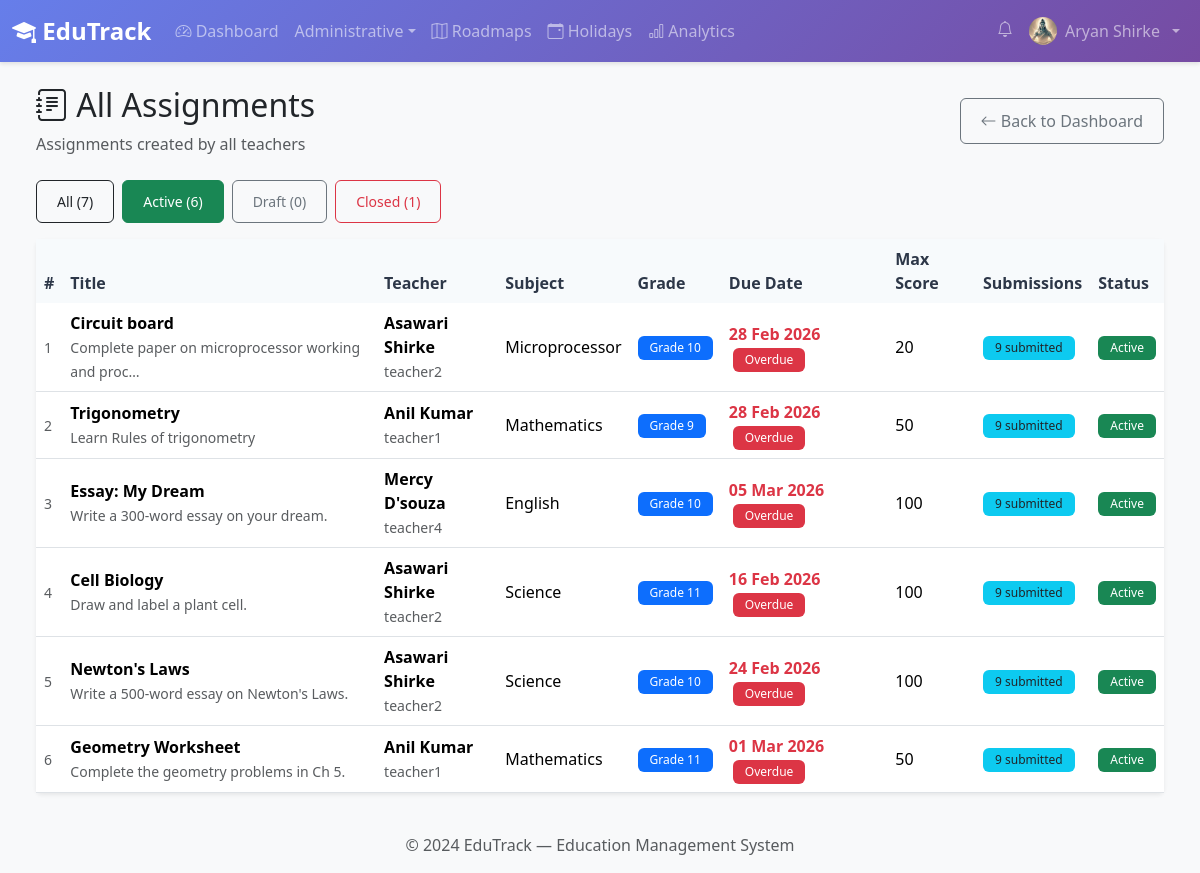
/admin-panel/assignments/ (signed in), run on the app's committed database.
### core/models.py (models this page shows, shortened)
class UserProfile(models.Model):
    ROLE_CHOICES = [
        ('admin', 'Administrator'),
        ('teacher', 'Teacher'),
        ('student', 'Student'),
        ('parent', 'Parent'),
    ]
    user = models.OneToOneField(
        User,
        on_delete=models.CASCADE,
        related_name='profile'
    )
    role = models.CharField(
        max_length=20,
        choices=ROLE_CHOICES,
        default='student'
    )
    phone_number = models.CharField(
        max_length=15,
        blank=True,
        help_text='Contact phone number'
    )
    profile_photo = models.ImageField(
        upload_to='profile_photos/',
        null=True,
        blank=True,
        validators=[validate_image_extension],
        help_text='Profile picture (JPG, PNG, GIF)'
    )
    date_of_birth = models.DateField(null=True, blank=True)
    address = models.TextField(blank=True, help_text='Residential address')
    pending_amount = models.DecimalField(
        max_digits=10,
        decimal_places=2,
        default=0.00,
        help_text='Running total of unpaid/overdue fees (auto-updated)'
    )
    created_at = models.DateTimeField(auto_now_add=True)
    updated_at = models.DateTimeField(auto_now=True)
    class Meta:
        verbose_name = 'User Profile'
        verbose_name_plural = 'User Profiles'
        ordering = ['user__first_name', 'user__last_name']

class Assignment(models.Model):
    STATUS_CHOICES = [
        ('active', 'Active'),
        ('closed', 'Closed'),
        ('draft', 'Draft'),
    ]
    title = models.CharField(max_length=200)
    description = models.TextField(help_text='Detailed assignment instructions')
    created_by = models.ForeignKey(
        User,
        on_delete=models.SET_NULL,
        null=True,
        blank=True,
        related_name='created_assignments'
    )
    subject = models.CharField(max_length=100, blank=True)
    grade = models.CharField(max_length=10, blank=True)
    due_date = models.DateField(help_text='Submission deadline')
    max_score = models.IntegerField(default=100)
    status = models.CharField(max_length=20, choices=STATUS_CHOICES, default='active')
    assignment_file = models.FileField(
        upload_to='assignments/',
        null=True,
        blank=True,
        validators=[validate_file_extension, validate_file_size],
        help_text='Assignment file (PDF, DOC, DOCX — max 10MB)'
    )
    instructions = models.TextField(blank=True)
    created_at = models.DateTimeField(auto_now_add=True)
    updated_at = models.DateTimeField(auto_now=True)
    class Meta:
        verbose_name = 'Assignment'
        verbose_name_plural = 'Assignments'
        ordering = ['-created_at']
        indexes = [
            models.Index(fields=['-created_at']),
            models.Index(fields=['due_date']),
            models.Index(fields=['status']),
        ]
    def is_overdue(self):
        return self.due_date < date.today() and self.status == 'active'

### core/views.py (the view)
# urls.py: path('admin-panel/assignments/', AdminAssignmentListView.as_view(), name='admin_assignment_list'),
class AdminAssignmentListView(LoginRequiredMixin, AdminRequiredMixin, View):
    template_name = 'admin/assignment_list.html'
    def get(self, request):
        from django.core.paginator import Paginator
        status_filter = request.GET.get('status', 'active')  # default to active
        assignments = Assignment.objects.select_related(
            'created_by'
        ).prefetch_related('submissions').order_by('-created_at')
        if status_filter:
            assignments = assignments.filter(status=status_filter)
        paginator = Paginator(assignments, 20)
        page = request.GET.get('page', 1)
        assignments = paginator.get_page(page)
        context = {
            'assignments':   assignments,
            'status_filter': status_filter,
            'all_count':     Assignment.objects.count(),
            'active_count':  Assignment.objects.filter(status='active').count(),
            'draft_count':   Assignment.objects.filter(status='draft').count(),
            'closed_count':  Assignment.objects.filter(status='closed').count(),
        }
        return render(request, self.template_name, context)

### core/views.py (called while the page is built)
    def test_func(self):
        return (
            self.request.user.is_superuser or
            (hasattr(self.request.user, 'profile') and
             self.request.user.profile.role == 'admin')
        )

### templates/admin/assignment_list.html (shortened to what this page needs)
{% extends 'base.html' %}
{% block content %}
<div class="container-fluid">
  <div class="d-flex justify-content-between align-items-center mb-4">
    <div>
      <h2><i class="bi bi-journal-text"></i> All Assignments</h2>
      <p class="text-muted mb-0">Assignments created by all teachers</p>
    </div>
    <a href="{% url 'admin_dashboard' %}" class="btn btn-outline-secondary">
      <i class="bi bi-arrow-left"></i> Back to Dashboard
    </a>
  </div>
  <div class="d-flex gap-2 mb-3 flex-wrap">
    <a href="?status=" class="btn btn-sm {% if not status_filter %}btn-dark{% else %}btn-outline-dark{% endif %}">
      All ({{ all_count }})
    </a>
    <a href="?status=active" class="btn btn-sm {% if status_filter == 'active' %}btn-success{% else %}btn-outline-success{% endif %}">
      Active ({{ active_count }})
    </a>
    <a href="?status=draft" class="btn btn-sm {% if status_filter == 'draft' %}btn-secondary{% else %}btn-outline-secondary{% endif %}">
      Draft ({{ draft_count }})
    </a>
    <a href="?status=closed" class="btn btn-sm {% if status_filter == 'closed' %}btn-danger{% else %}btn-outline-danger{% endif %}">
      Closed ({{ closed_count }})
    </a>
  </div>
  <div class="card shadow-sm">
    <div class="card-body p-0">
      <div class="table-responsive">
        <table class="table table-hover align-middle mb-0">
          <thead class="table-dark">
            <tr>
              <th>#</th>
              <th>Title</th>
              <th>Teacher</th>
              <th>Subject</th>
              <th>Grade</th>
              <th>Due Date</th>
              <th>Max Score</th>
              <th>Submissions</th>
              <th>Status</th>
            </tr>
          </thead>
          <tbody>
            {% for assignment in assignments %}
            <tr>
              <td class="text-muted small">{{ forloop.counter }}</td>
              <td>
                <div class="fw-semibold">{{ assignment.title }}</div>
                {% if assignment.description %}
                  <small class="text-muted">{{ assignment.description|truncatechars:50 }}</small>
                {% endif %}
              </td>
              <td>
                <div class="fw-semibold">{{ assignment.created_by.get_full_name }}</div>
                <small class="text-muted">{{ assignment.created_by.username }}</small>
              </td>
              <td>{{ assignment.subject|default:"—" }}</td>
              <td>
                {% if assignment.grade %}
                  <span class="badge bg-primary">Grade {{ assignment.grade }}</span>
                {% else %}—{% endif %}
              </td>
              <td>
                {% if assignment.due_date %}
                  <span class="{% if assignment.is_overdue %}text-danger fw-semibold{% endif %}">
                    {{ assignment.due_date|date:"d M Y" }}
                  </span>
                  {% if assignment.is_overdue %}
                    <span class="badge bg-danger ms-1">Overdue</span>
                  {% elif assignment.days_until_due <= 3 %}
                    <span class="badge bg-warning text-dark ms-1">Due soon</span>
                  {% endif %}
                {% else %}—{% endif %}
              </td>
              <td>{{ assignment.max_score }}</td>
              <td>
                <span class="badge bg-info text-dark">
                  {{ assignment.submissions.count }} submitted
                </span>
              </td>
              <td>
                {% if assignment.status == 'active' %}
                  <span class="badge bg-success">Active</span>
                {% elif assignment.status == 'draft' %}
                  <span class="badge bg-secondary">Draft</span>
                {% elif assignment.status == 'closed' %}
                  <span class="badge bg-danger">Closed</span>
                {% else %}
                  <span class="badge bg-secondary">{{ assignment.get_status_display }}</span>
                {% endif %}
              </td>
            </tr>
            {% endfor %}
          </tbody>
        </table>
      </div>
    </div>
  </div>
</div>
{% endblock %}

### templates/base.html (shortened to what this page needs)
{% load static %}
<!DOCTYPE html>
<html lang="en">
<head>
  <link href="https://cdn.jsdelivr.net/npm/bootstrap@5.3.2/dist/css/bootstrap.min.css" rel="stylesheet">
  <link rel="stylesheet" href="https://cdn.jsdelivr.net/npm/bootstrap-icons@1.11.1/font/bootstrap-icons.css">
  <link rel="stylesheet" href="{% static 'css/style.css' %}">
</head>
<body>
  {% if user.is_authenticated %}
  <nav class="navbar navbar-expand-lg navbar-dark" style="background: linear-gradient(135deg,#667eea,#764ba2)">
    <div class="container-fluid">
      <a class="navbar-brand fw-bold" href="{% url 'dashboard' %}">
        <i class="bi bi-mortarboard-fill"></i> EduTrack
      </a>
      <div class="collapse navbar-collapse" id="navbarNav">
        <ul class="navbar-nav me-auto">
          {% if user.profile.role == 'admin' or user.is_superuser %}
          <li class="nav-item"><a class="nav-link" href="{% url 'admin_dashboard' %}"><i class="bi bi-speedometer2"></i> Dashboard</a></li>
          <li class="nav-item dropdown">
            <a class="nav-link dropdown-toggle" href="#" data-bs-toggle="dropdown">Administrative</a>
          </li>
          <li class="nav-item"><a class="nav-link" href="{% url 'all_roadmaps' %}"><i class="bi bi-map"></i> Roadmaps</a></li>
          <li class="nav-item"><a class="nav-link" href="{% url 'holiday_list' %}"><i class="bi bi-calendar-event"></i> Holidays</a></li>
          <li class="nav-item"><a class="nav-link" href="{% url 'admin_analytics' %}"><i class="bi bi-bar-chart"></i> Analytics</a></li>
          {% elif user.profile.role == 'parent' %}
          <li class="nav-item"><a class="nav-link" href="{% url 'parent_dashboard' %}">Dashboard</a></li>
          <li class="nav-item"><a class="nav-link" href="{% url 'public_roadmaps' %}">Roadmaps</a></li>
          <li class="nav-item"><a class="nav-link" href="{% url 'parent_feedback' %}">Feedback</a></li>
          {% endif %}
        </ul>
        <ul class="navbar-nav">
          <li class="nav-item">
            <a class="nav-link position-relative" {% if request.user.profile.role == 'admin' %}
							href="{% url 'admin_notifications' %}"
						{% else %}
							href="{% url 'notifications' %}"
						{% endif %}>
              <i class="bi bi-bell"></i>
            </a>
          </li>
          <li class="nav-item dropdown">
            <a class="nav-link dropdown-toggle d-flex align-items-center gap-2" href="#" data-bs-toggle="dropdown">
              {% if user.profile.profile_photo %}
                <img src="{{ user.profile.profile_photo.url }}" class="rounded-circle" width="28" height="28" style="object-fit:cover;">
              {% else %}
                <i class="bi bi-person-circle"></i>
              {% endif %}
              {{ user.get_full_name|default:user.username }}
            </a>
          </li>
        </ul>
      </div>
    </div>
  </nav>
  {% endif %}
  <div class="container-fluid py-4 px-4">
    {% block content %}{% endblock %}
  </div>
  <footer class="footer mt-auto py-3 bg-light">
    <div class="container text-center">
      <span class="text-muted">© 2024 EduTrack — Education Management System</span>
    </div>
  </footer>
</body>
</html>

### static/css/style.css (style rules this page uses)
:root { --primary-color: #667eea; --secondary-color: #764ba2; --success-color: #48bb78; --danger-color: #f56565; --warning-color: #ed8936; --info-color: #4299e1; --dark-color: #2d3748; --light-color: #f7fafc; }
body { font-family: 'Segoe UI', Tahoma, Geneva, Verdana, sans-serif; background-color: #f8f9fa; }
.navbar-brand { font-weight: 700; font-size: 1.5rem; }
.navbar { box-shadow: 0 2px 4px rgba(0,0,0,.1); }
.card { border: none; box-shadow: 0 2px 8px rgba(0,0,0,.1); transition: transform 0.2s, box-shadow 0.2s; }
.btn { border-radius: 6px; font-weight: 500; padding: 10px 20px; transition: all 0.3s; }
.table { background: white; }
.table thead th { background-color: var(--light-color); color: var(--dark-color); font-weight: 600; border: none; }
.badge { padding: 6px 12px; font-weight: 500; border-radius: 6px; }
.footer { margin-top: 50px; padding: 20px 0; background-color: var(--light-color); text-align: center; color: #718096; }

### data on the page
Assignment: title "Circuit board", description "Complete paper on microprocessor working and proc…", created_by.get_full_name "Asawari Shirke", created_by.username "teacher2", subject "Microprocessor", grade "10", due_date "28 Feb 2026", status "Overdue", max_score "20", submissions.count "9"
Assignment: title "Trigonometry", description "Learn Rules of trigonometry", created_by.get_full_name "Anil Kumar", created_by.username "teacher1", subject "Mathematics", grade "9", due_date "28 Feb 2026", status "Overdue", max_score "50", submissions.count "9"
Assignment: title "Essay: My Dream", description "Write a 300-word essay on your dream.", created_by.get_full_name "Mercy D'souza", created_by.username "teacher4", subject "English", grade "10", due_date "05 Mar 2026", status "Overdue", max_score "100", submissions.count "9"
Assignment: title "Cell Biology", description "Draw and label a plant cell.", created_by.get_full_name "Asawari Shirke", created_by.username "teacher2", subject "Science", grade "11", due_date "16 Feb 2026", status "Overdue", max_score "100", submissions.count "9"
Assignment: title "Newton's Laws", description "Write a 500-word essay on Newton's Laws.", created_by.get_full_name "Asawari Shirke", created_by.username "teacher2", subject "Science", grade "10", due_date "24 Feb 2026", status "Overdue", max_score "100", submissions.count "9"
Assignment: title "Geometry Worksheet", description "Complete the geometry problems in Ch 5.", created_by.get_full_name "Anil Kumar", created_by.username "teacher1", subject "Mathematics", grade "11", due_date "01 Mar 2026", status "Overdue", max_score "50", submissions.count "9"

### other printed values
{{ user.get_full_name|default:user.username }} "Aryan Shirke"
{{ all_count }} "7"
{{ active_count }} "6"
{{ draft_count }} "0"
{{ closed_count }} "1"
